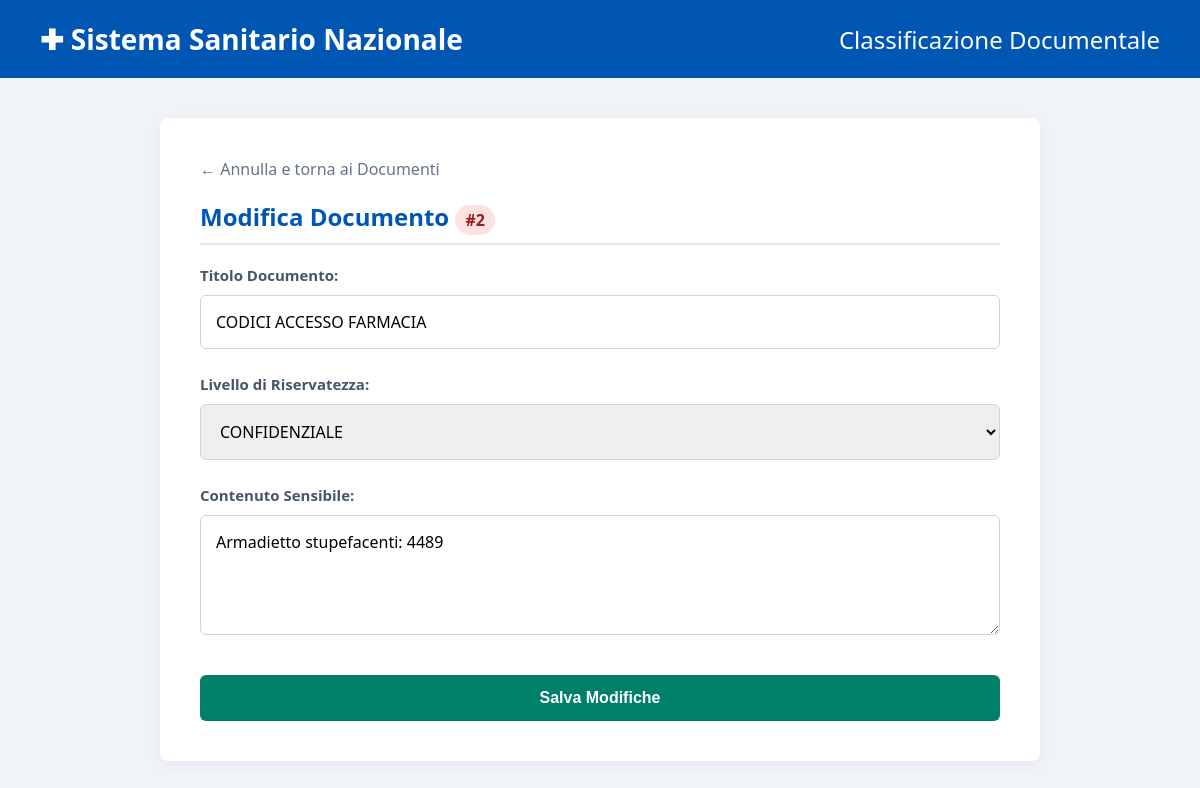
Screenshot of /src/modifica_documento.php?id=2 (signed in) with the database file from the repository.
### tables this page shows
CREATE TABLE documenti_segreti (
    id INT AUTO_INCREMENT PRIMARY KEY,
    titolo VARCHAR(100),
    contenuto TEXT,
    livello_riservatezza VARCHAR(50),
    data_creazione DATETIME DEFAULT CURRENT_TIMESTAMP,
    admin_creazione VARCHAR(50)
);

### src/modifica_documento.php (the view, shortened to what this page needs)
<?php
$conn = new mysqli("db", "root", "root", "ospedale");
$id = $_GET['id'];
$res = $conn->query("SELECT * FROM documenti_segreti WHERE id = $id");
$doc = $res->fetch_assoc();
?>
<!DOCTYPE html>
<html lang="it">
<head>
</head>
<body>
    <div class="header">
        <div class="header-logo">✚ Sistema Sanitario Nazionale</div>
        <h1>Classificazione Documentale</h1>
    </div>
    <div class="container">
        <a href="documenti_segreti.php" class="nav-link">← Annulla e torna ai Documenti</a>
        <h2>Modifica Documento <span class='id-badge'>#<?php echo $id; ?></span></h2>
        <form method="POST">
            <div class="form-group">
                <label>Titolo Documento:</label>
                <input type="text" name="titolo" value="<?php echo htmlspecialchars($doc['titolo']); ?>" required>
            </div>
            <div class="form-group">
                <label>Livello di Riservatezza:</label>
                <select name="livello_riservatezza" required>
                    <option value="CONFIDENZIALE" <?php if($doc['livello_riservatezza']=='CONFIDENZIALE') echo 'selected'; ?>>CONFIDENZIALE</option>
                </select>
            </div>
            <div class="form-group">
                <label>Contenuto Sensibile:</label>
                <textarea name="contenuto" required><?php echo htmlspecialchars($doc['contenuto']); ?></textarea>
            </div>
            <button type="submit" class="btn-submit">Salva Modifiche</button>
        </form>
    </div>
</body>
</html>

### src/modifica_documento.php (style rules this page uses)
body { font-family: 'Segoe UI', Tahoma, sans-serif; background-color: #f0f4f8; margin: 0; color: #333; }
.header { background-color: #0056b3; color: white; padding: 20px 40px; display: flex; justify-content: space-between; align-items: center; }
.header h1 { margin: 0; font-size: 24px; font-weight: 400; }
.header-logo { font-weight: bold; font-size: 28px; }
.container { max-width: 800px; margin: 40px auto; background: white; padding: 40px; border-radius: 8px; box-shadow: 0 4px 15px rgba(0,0,0,0.05); }
h2 { color: #0056b3; border-bottom: 2px solid #e2e8f0; padding-bottom: 10px; margin-top: 0; }
.nav-link { display: inline-block; margin-bottom: 20px; color: #64748b; text-decoration: none; font-weight: 500; }
.form-group { margin-bottom: 25px; }
label { display: block; font-weight: bold; color: #475569; margin-bottom: 10px; font-size: 15px; }
input[type="text"], select, textarea { width: 100%; padding: 15px; border: 1px solid #cbd5e1; border-radius: 6px; box-sizing: border-box; font-size: 16px; font-family: inherit; }
textarea { resize: vertical; min-height: 120px; }
.btn-submit { background-color: #008069; color: white; padding: 14px 24px; border: none; border-radius: 6px; cursor: pointer; font-size: 16px; font-weight: bold; width: 100%; margin-top: 10px; }
.id-badge { background-color: #fee2e2; color: #991b1b; padding: 4px 10px; border-radius: 20px; font-size: 16px; }

### rows the page displays
documenti_segreti: titolo "CODICI ACCESSO FARMACIA", livello_riservatezza "CONFIDENZIALE", contenuto "Armadietto stupefacenti: 4489"

### other values shown
$id "2"
